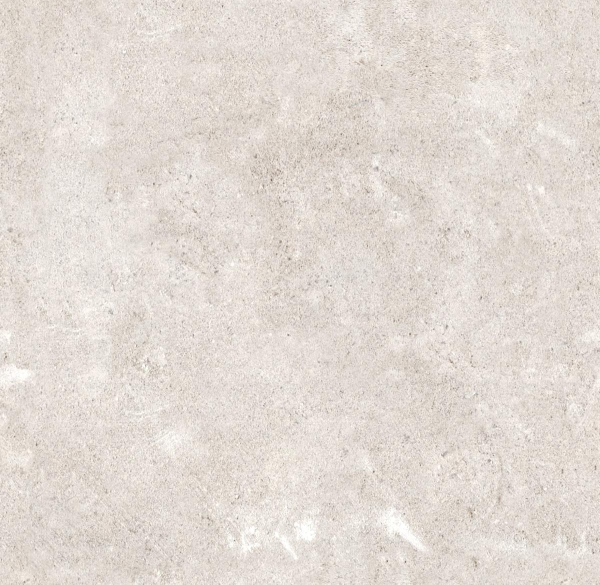
#> input picture limestone.png, 1200 x 1169 px (shown at 1/2 size)
$ python -i image_processing.py   (imports and definitions only)   (older library calls are emulated)
#> lines starting #> are read from the running program, lines starting #| are printed output that depends on the picture
#> in _imread_safe, img is the input picture: shape (1169, 1200, 3); mean B, G, R 211.8, 218.2, 226.6
### src/generators.py
"""
PBR map generation functions.
Each function takes a grayscale (or BGR) numpy array and returns a map array.

All filters use BORDER_WRAP padding so the kernels see a seamless tiled
continuation at every edge — eliminates the bright-border artifact in tiled normal maps.
"""
import cv2
import numpy as np


def _wrap_pad(img: np.ndarray, pad: int) -> np.ndarray:
    """
    Tile-wrap pad an image on all four sides.
    cv2.copyMakeBorder does not support BORDER_WRAP directly on all builds,
    so we do it manually with numpy roll slicing.
    """
    # vertical wrap
    img = np.concatenate([img[-pad:], img, img[:pad]], axis=0)
    # horizontal wrap
    img = np.concatenate([img[:, -pad:], img, img[:, :pad]], axis=1)
    return img


def generate_normal(gray: np.ndarray, strength: float = 10.0) -> np.ndarray:
    """Sobel-based normal map with wrap-padded edges. Returns BGR uint8."""
#> called with strength = 10
    gray  = gray.astype(np.float32)
    pad   = 4
    padded = _wrap_pad(gray, pad)

    gx = cv2.Sobel(padded, cv2.CV_32F, 1, 0, ksize=3)
    gy = cv2.Sobel(padded, cv2.CV_32F, 0, 1, ksize=3)

    # Crop padding back out
    gx = gx[pad:-pad, pad:-pad]
#> gx: shape (1169, 1200) float32
    gy = gy[pad:-pad, pad:-pad]
#> gy: shape (1169, 1200) float32

    gz     = np.full(gray.shape, strength, dtype=np.float32)
    normal = np.dstack((-gx, gy, gz))
    normal /= np.linalg.norm(normal, axis=2, keepdims=True) + 1e-8
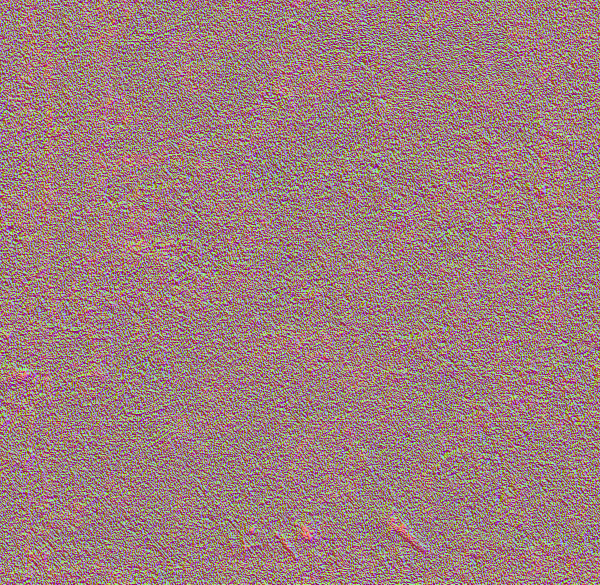
#> normal: shape (1169, 1200, 3) float32 (shown at 1/2 size); mean of channels 0, 1, 2 -0.00674, -0.000432, 0.241; drawn with min black and max white
    normal  = ((normal + 1) / 2 * 255).astype(np.uint8)
    return cv2.cvtColor(normal, cv2.COLOR_RGB2BGR)


def generate_roughness(gray: np.ndarray, alpha: float = 0.8, beta: float = 50) -> np.ndarray:
    """Inverted + blurred roughness map with wrap-padded edges. Returns grayscale uint8."""
#> called with alpha = 0.8, beta = 50
    pad  = 8
#> pad = 8
    inv  = cv2.bitwise_not(gray)
    padded  = _wrap_pad(inv, pad)
    blurred = cv2.GaussianBlur(padded, (3, 3), 0)
    blurred = blurred[pad:-pad, pad:-pad]
#> blurred: shape (1169, 1200)
    return cv2.convertScaleAbs(blurred, alpha=alpha, beta=beta)
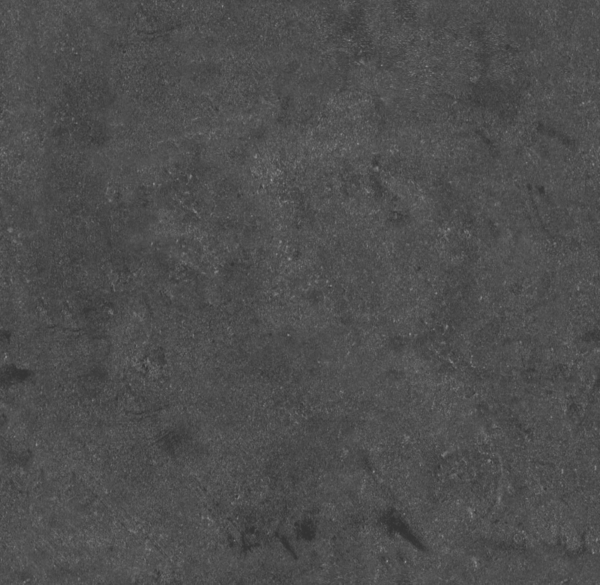
#> returned value: shape (1169, 1200) (shown at 1/2 size); min 50, max 160, mean 78


def generate_ao(gray: np.ndarray, alpha: float = 1.5, beta: float = -30) -> np.ndarray:
    """Simple AO approximation with wrap-padded edges. Returns grayscale uint8."""
#> called with alpha = 1.5, beta = -30
    pad = 32
#> pad = 32
    inv    = cv2.bitwise_not(gray)
    padded = _wrap_pad(inv, pad)
#> call 3 of _wrap_pad, with pad = 32
#> in _wrap_pad (call 3), `img = np.concatenate([img[:, -pad:], img, img[:, :pad]], axis=1)`:
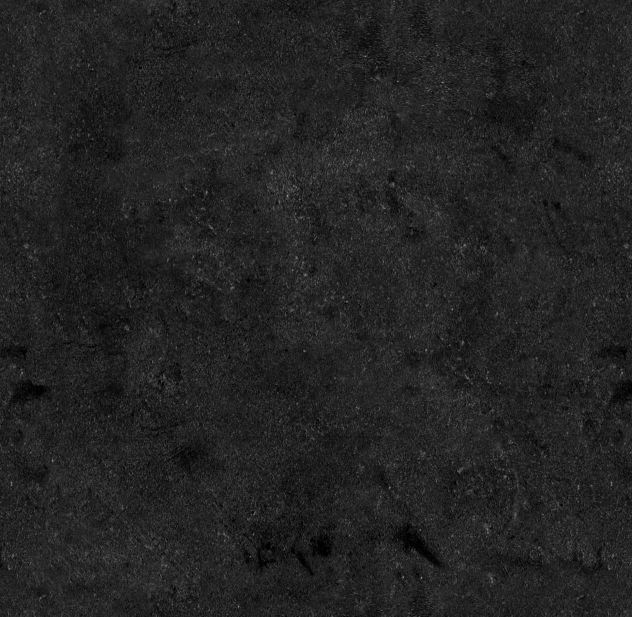
#> img: shape (1233, 1264) (shown at 1/2 size); min 0, max 185, mean 35
    blur   = cv2.GaussianBlur(padded, (21, 21), 0)
    blur   = blur[pad:-pad, pad:-pad]
#> blur: shape (1169, 1200)
    ao = (gray.astype(float) / 255.0) * (cv2.bitwise_not(blur).astype(float) / 255.0) * 255.0
    return cv2.convertScaleAbs(ao, alpha=alpha, beta=beta)
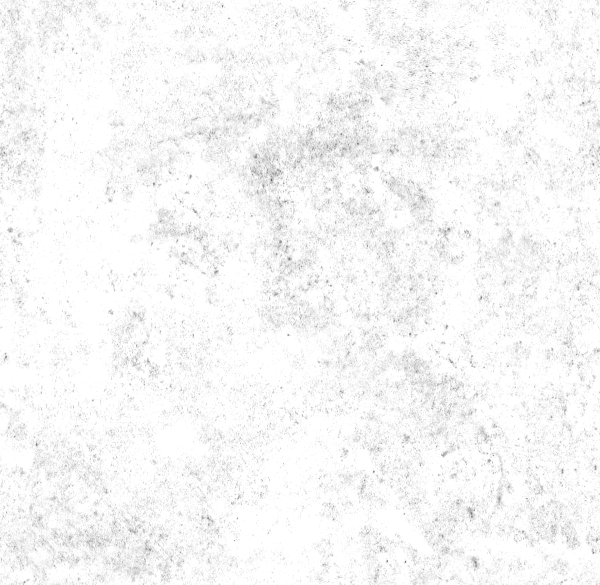
#> returned value: shape (1169, 1200) (shown at 1/2 size); min 51, max 255, mean 246.7


def generate_height(gray: np.ndarray, scale: float = 1.0) -> np.ndarray:
    """
    Height map — luminance-based with light blur for smoother depth transitions.
    Bright = high, dark = low. Returns grayscale uint8.
    """
#> called with scale = 1
    pad     = 4
#> pad = 4
    padded  = _wrap_pad(gray, pad)
    blurred = cv2.GaussianBlur(padded, (3, 3), 0)
#> blurred: shape (1177, 1208)
    blurred = blurred[pad:-pad, pad:-pad]
#> blurred: shape (1169, 1200)
    return cv2.convertScaleAbs(blurred, alpha=scale)


def generate_metalness(
    gray: np.ndarray,
    threshold: float = 0.6,
    contrast: float = 4.0,
) -> np.ndarray:
    """
    Metalness map — sigmoid-like curve around a luminance threshold.
    Bright highlights above threshold → metallic (white).
    Returns grayscale uint8.
    """
#> called with threshold = 0.6, contrast = 4
    g   = gray.astype(np.float32) / 255.0
    raw = (g - threshold) * contrast + 0.5
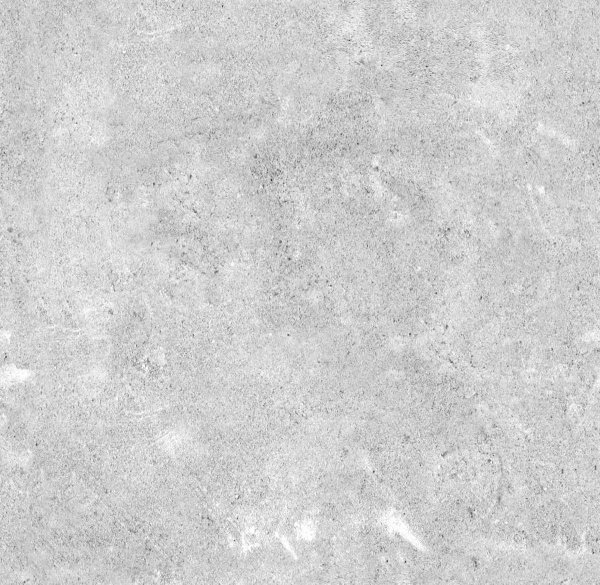
#> raw: shape (1169, 1200) float32 (shown at 1/2 size); min -0.802, max 2.1, mean 1.55; drawn with min black and max white
    v   = np.clip(raw * 255.0, 0, 255).astype(np.uint8)
    return v


def generate_emissive(bgr: np.ndarray, threshold: float = 0.8, intensity: float = 2.0) -> np.ndarray:
    """
    Emissive map — extract bright regions above threshold as a coloured glow.
    Returns BGR uint8.
    """
#> called with threshold = 0.8, intensity = 2
    rgb = cv2.cvtColor(bgr, cv2.COLOR_BGR2RGB).astype(np.float32) / 255.0
    lum = 0.299 * rgb[:, :, 0] + 0.587 * rgb[:, :, 1] + 0.114 * rgb[:, :, 2]
    denom  = max(1.0 - threshold, 1e-4)
    factor = np.clip((lum - threshold) / denom * intensity, 0.0, None)
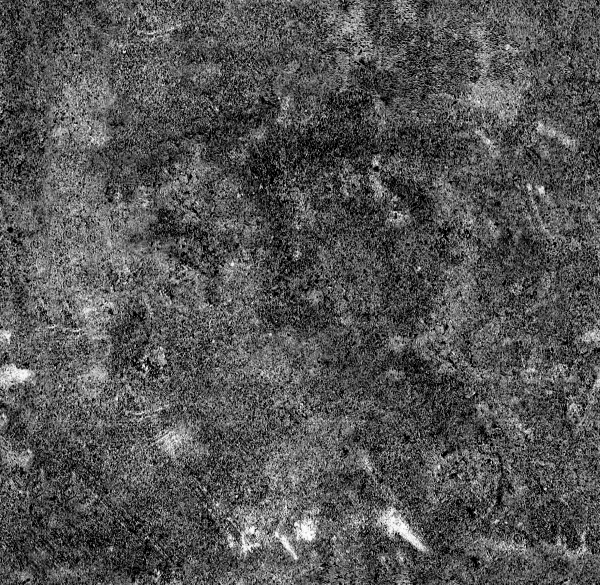
#> factor: shape (1169, 1200) float32 (shown at 1/2 size); min 0, max 2, mean 0.662; drawn with min black and max white
    factor = factor[:, :, np.newaxis]
    out    = np.clip(rgb * factor * 255.0, 0, 255).astype(np.uint8)
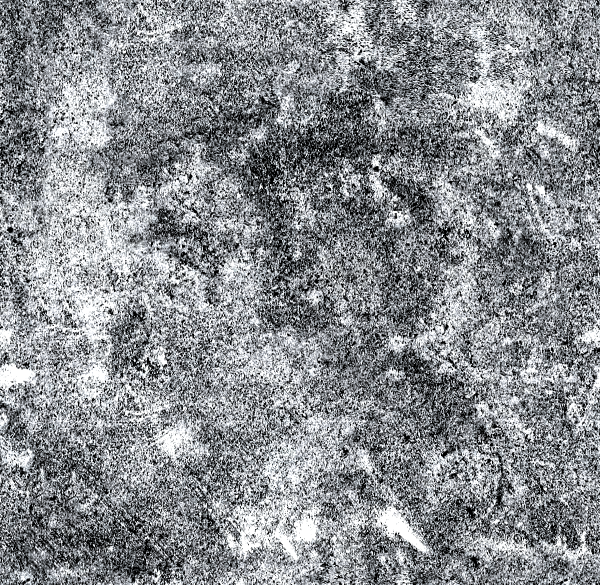
#> out: shape (1169, 1200, 3) (shown at 1/2 size); mean B, G, R 143.7, 139.8, 136.9
    return cv2.cvtColor(out, cv2.COLOR_RGB2BGR)
#> returned value: shape (1169, 1200, 3)

### src/image_processing.py
"""
Image I/O and orchestration — loads input, calls generators, saves outputs.
Each run creates output_dir/<material_name>/ and writes every map (+ albedo) there.
"""
import cv2
import os
import shutil
import numpy as np
from PIL import Image as PILImage
from src.generators import (
    generate_normal, generate_roughness, generate_ao,
    generate_height, generate_metalness, generate_emissive,
)
from src.seamless import make_seamless


def _imread_safe(path: str) -> np.ndarray:
    """
    cv2.imread fails silently on Windows paths with spaces/unicode.
    Fall back to PIL -> numpy so any valid image format loads correctly.
    """
    # Normalize slashes and resolve the full path
    path = os.path.normpath(os.path.abspath(path))
    if not os.path.isfile(path):
        raise FileNotFoundError(f"Image file not found: {path}")

    # Try cv2 first (fastest)
    img = cv2.imread(path)
    if img is not None:
        return img

    # Fallback: PIL handles spaces, unicode, and more formats
    pil = PILImage.open(path).convert("RGB")
    arr = np.array(pil)
    return cv2.cvtColor(arr, cv2.COLOR_RGB2BGR)


def process_texture(
    input_path: str,
    output_base_dir: str,
    normal_strength: float = 10.0,
    roughness_alpha: float = 0.8,
    roughness_beta: float = 50.0,
    ao_alpha: float = 1.5,
    ao_beta: float = -30.0,
    height_scale: float = 1.0,
    metalness_threshold: float = 0.6,
    metalness_contrast: float = 4.0,
    emissive_threshold: float = 0.8,
    emissive_intensity: float = 2.0,
    make_seamless_flag: bool = False,
    seamless_blend: float = 0.25,
) -> dict[str, str]:
    """
    Generate all PBR maps for *input_path*.
    Creates output_base_dir/<base_name>/ and writes every map (+ albedo) there.
    Returns a dict mapping map-type keys to output file paths.
    """
    input_path = os.path.normpath(os.path.abspath(input_path))
    output_base_dir = os.path.normpath(os.path.abspath(output_base_dir))

    base = os.path.splitext(os.path.basename(input_path))[0]
    mat_dir = os.path.join(output_base_dir, base)
    os.makedirs(mat_dir, exist_ok=True)

    bgr = _imread_safe(input_path)

    # Apply seamless conversion to albedo before deriving maps
    if make_seamless_flag:
        bgr = make_seamless(bgr, blend_ratio=seamless_blend)

    gray = cv2.cvtColor(bgr, cv2.COLOR_BGR2GRAY)

    # Save albedo (seamless version if applicable)
    albedo_dest = os.path.normpath(os.path.join(mat_dir, f"{base}_alb.png"))
    cv2.imwrite(albedo_dest, bgr)

    outputs = {"albedo": albedo_dest}

    maps = {
        "normal":     (generate_normal(gray, normal_strength),                      f"{base}_nrm.png"),
        "roughness":  (generate_roughness(gray, roughness_alpha, roughness_beta),   f"{base}_rgh.png"),
        "ao":         (generate_ao(gray, ao_alpha, ao_beta),                        f"{base}_ao.png"),
        "height":     (generate_height(gray, height_scale),                         f"{base}_hgt.png"),
        "metalness":  (generate_metalness(gray, metalness_threshold,
                                          metalness_contrast),                       f"{base}_met.png"),
        "emissive":   (generate_emissive(bgr, emissive_threshold,
                                         emissive_intensity),                        f"{base}_emi.png"),
    }

    for key, (img, filename) in maps.items():
        path = os.path.normpath(os.path.join(mat_dir, filename))
        cv2.imwrite(path, img)
        outputs[key] = path
#> this loop made 6 passes
#> (key, filename) on passes 1 to 6: ('normal', 'limestone_nrm.png'), ('roughness', 'limestone_rgh.png'), ('ao', 'limestone_ao.png'), ('height', 'limestone_hgt.png'), ('metalness', 'limestone_met.png'), ('emissive', 'limestone_emi.png')
#> after the loop, outputs = 7 items

    return outputs

>>> result = process_texture('../limestone.png', 'out.png')
#> result = 7 items
